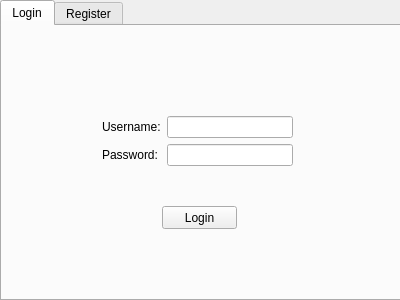
<?xml version="1.0" encoding="UTF-8"?>
<ui version="4.0">
 <class>Form</class>
 <widget class="QWidget" name="Form">
  <property name="geometry">
   <rect>
    <x>0</x>
    <y>0</y>
    <width>400</width>
    <height>300</height>
   </rect>
  </property>
  <property name="windowTitle">
   <string>Form</string>
  </property>
  <widget class="QTabWidget" name="tabpane_login_window">
   <property name="geometry">
    <rect>
     <x>0</x>
     <y>0</y>
     <width>401</width>
     <height>301</height>
    </rect>
   </property>
   <property name="currentIndex">
    <number>0</number>
   </property>
   <widget class="QWidget" name="tab_login">
    <attribute name="title">
     <string>Login</string>
    </attribute>
    <widget class="QWidget" name="formLayoutWidget">
     <property name="geometry">
      <rect>
       <x>100</x>
       <y>90</y>
       <width>191</width>
       <height>51</height>
      </rect>
     </property>
     <layout class="QFormLayout" name="login_layout_form">
      <item row="0" column="0">
       <widget class="QLabel" name="login_label_username">
        <property name="text">
         <string>Username:</string>
        </property>
       </widget>
      </item>
      <item row="1" column="0">
       <widget class="QLabel" name="login_label_password">
        <property name="text">
         <string>Password:</string>
        </property>
       </widget>
      </item>
      <item row="0" column="1">
       <widget class="QLineEdit" name="login_field_username"/>
      </item>
      <item row="1" column="1">
       <widget class="QLineEdit" name="login_field_password">
        <property name="echoMode">
         <enum>QLineEdit::Password</enum>
        </property>
       </widget>
      </item>
     </layout>
    </widget>
    <widget class="QPushButton" name="login_button">
     <property name="geometry">
      <rect>
       <x>160</x>
       <y>180</y>
       <width>75</width>
       <height>23</height>
      </rect>
     </property>
     <property name="text">
      <string>Login</string>
     </property>
    </widget>
   </widget>
   <widget class="QWidget" name="tab_register">
    <attribute name="title">
     <string>Register</string>
    </attribute>
    <widget class="QWidget" name="formLayoutWidget_2">
     <property name="geometry">
      <rect>
       <x>80</x>
       <y>60</y>
       <width>241</width>
       <height>111</height>
      </rect>
     </property>
     <layout class="QFormLayout" name="register_layout_form">
      <item row="1" column="0">
       <widget class="QLabel" name="register_label_username">
        <property name="text">
         <string>Username:</string>
        </property>
       </widget>
      </item>
      <item row="1" column="1">
       <widget class="QLineEdit" name="register_field_username"/>
      </item>
      <item row="2" column="0">
       <widget class="QLabel" name="register_password_label">
        <property name="text">
         <string>Password:</string>
        </property>
       </widget>
      </item>
      <item row="2" column="1">
       <widget class="QLineEdit" name="register_field_password">
        <property name="echoMode">
         <enum>QLineEdit::Password</enum>
        </property>
       </widget>
      </item>
      <item row="3" column="1">
       <widget class="QLineEdit" name="register_field_confirmpassword">
        <property name="echoMode">
         <enum>QLineEdit::Password</enum>
        </property>
       </widget>
      </item>
      <item row="0" column="1">
       <widget class="QLineEdit" name="register_field_email"/>
      </item>
      <item row="0" column="0">
       <widget class="QLabel" name="register_label_email">
        <property name="text">
         <string>Email</string>
        </property>
       </widget>
      </item>
      <item row="3" column="0">
       <widget class="QLabel" name="register_label_confirmpassword">
        <property name="text">
         <string>Confirm Password</string>
        </property>
       </widget>
      </item>
     </layout>
    </widget>
    <widget class="QPushButton" name="register_button">
     <property name="geometry">
      <rect>
       <x>160</x>
       <y>210</y>
       <width>75</width>
       <height>23</height>
      </rect>
     </property>
     <property name="text">
      <string>Register</string>
     </property>
    </widget>
   </widget>
  </widget>
 </widget>
 <resources/>
 <connections/>
</ui>
